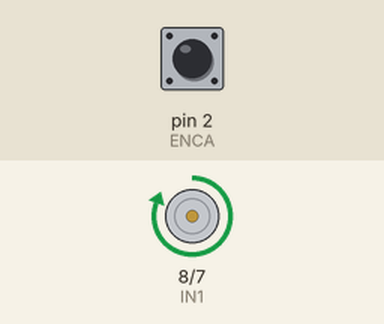
This sketch was run on a simulated Arduino Uno, built with avr-gcc and run on an emulated ATmega328P. Parts: motor-driver pin pairs drawn as motors (green arrow = first pin HIGH = forward, orange = second pin HIGH = backward, longer = more drive, scaled by the enable pin). The test bench sets the inputs (shaded band); at power-on: pin 2 (ENCA) HIGH. What the sketch prints to the serial monitor is not drawn.

Above: at 0.2 s.
Timing chart, 0 to 1.7 s (numbered marks = the images above):
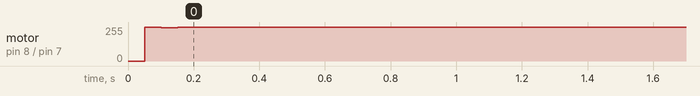

The sketch:

_PID_Motor_Control.ino
```cpp
// --- Motor Connections ---
#define ENCA 2 // Encoder A (Must be an interrupt pin on Arduino)
#define ENCB 3 // Encoder B
#define PWM 9  // L298N ENA (Must be a PWM pin)
#define IN1 8  // L298N IN1
#define IN2 7  // L298N IN2

// --- Globals ---
volatile long encoderCount = 0;
long previousTime = 0;
long previousCount = 0;
float eIntegral = 0;
float ePrevious = 0;

// --- PID Constants (TUNE THESE) ---
float kp = 2.0;
float ki = 5.0;
float kd = 1.0;

// Target Speed (Counts per time interval)
float targetSpeed = 100.0;

void setup() {
  Serial.begin(9600);

  pinMode(ENCA, INPUT_PULLUP);
  pinMode(ENCB, INPUT_PULLUP);
  attachInterrupt(digitalPinToInterrupt(ENCA), readEncoder, RISING);

  pinMode(PWM, OUTPUT);
  pinMode(IN1, OUTPUT);
  pinMode(IN2, OUTPUT);
}

void loop() {
  // 1. Set time interval for the loop (e.g., 50ms)
  long currentTime = millis();
  float deltaTime = ((float)(currentTime - previousTime)) / 1000.0;

  if (deltaTime >= 0.05) { // Run PID at 20Hz

    // 2. Calculate current speed (counts per interval)
    long currentCount = encoderCount;
    float currentSpeed = (currentCount - previousCount) / deltaTime;

    previousCount = currentCount;
    previousTime = currentTime;

    // 3. Calculate Error
    float error = targetSpeed - currentSpeed;

    // 4. Calculate PID Terms
    float pTerm = kp * error;
    eIntegral = eIntegral + (error * deltaTime);
    float iTerm = ki * eIntegral;
    float dTerm = kd * ((error - ePrevious) / deltaTime);

    ePrevious = error;

    // 5. Compute Output and constrain to PWM limits (0-255)
    float controlSignal = pTerm + iTerm + dTerm;

    int pwr = (int)fabs(controlSignal);
    if (pwr > 255) pwr = 255;
    if (pwr < 0) pwr = 0;

    // 6. Set Motor Direction and Power
    int dir = 1;
    if (controlSignal < 0) {
      dir = -1;
    }
    setMotor(dir, pwr, PWM, IN1, IN2);

    // 7. Print to Serial Plotter (Format: Target, Actual)
    Serial.print(targetSpeed);
    Serial.print(" ");
    Serial.println(currentSpeed);
  }
}

// Function to drive the motor via L298N
void setMotor(int dir, int pwmVal, int pwmPin, int in1Pin, int in2Pin) {
  analogWrite(pwmPin, pwmVal);
  if (dir == 1) {
    digitalWrite(in1Pin, HIGH);
    digitalWrite(in2Pin, LOW);
  } else if (dir == -1) {
    digitalWrite(in1Pin, LOW);
    digitalWrite(in2Pin, HIGH);
  } else {
    digitalWrite(in1Pin, LOW);
    digitalWrite(in2Pin, LOW);
  }
}

// Interrupt Service Routine to count encoder pulses
void readEncoder() {
  int b = digitalRead(ENCB);
  if (b > 0) {
    encoderCount++;
  } else {
    encoderCount--;
  }
}
```

Measured:
- by itself, motor on pin 8 (IN1) / pin 7 (IN2): stopped → forward 255/255 at 0.05 s
